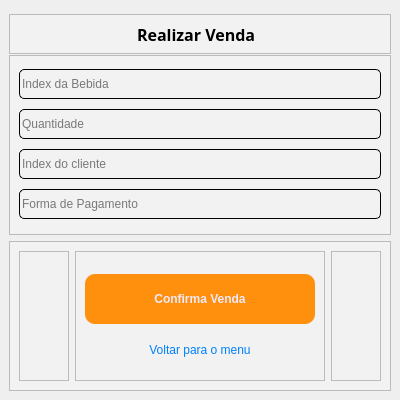
<?xml version="1.0" encoding="UTF-8"?>
<ui version="4.0">
 <class>MainWindow</class>
 <widget class="QMainWindow" name="MainWindow">
  <property name="geometry">
   <rect>
    <x>0</x>
    <y>0</y>
    <width>400</width>
    <height>400</height>
   </rect>
  </property>
  <property name="minimumSize">
   <size>
    <width>400</width>
    <height>400</height>
   </size>
  </property>
  <property name="maximumSize">
   <size>
    <width>400</width>
    <height>400</height>
   </size>
  </property>
  <property name="windowTitle">
   <string>MainWindow</string>
  </property>
  <widget class="QWidget" name="centralwidget">
   <layout class="QVBoxLayout" name="verticalLayout">
    <item>
     <widget class="QFrame" name="login_cabecalho">
      <property name="minimumSize">
       <size>
        <width>0</width>
        <height>40</height>
       </size>
      </property>
      <property name="maximumSize">
       <size>
        <width>16777215</width>
        <height>30</height>
       </size>
      </property>
      <property name="styleSheet">
       <string notr="true">background-color: rgb(242, 242, 243);</string>
      </property>
      <property name="frameShape">
       <enum>QFrame::StyledPanel</enum>
      </property>
      <property name="frameShadow">
       <enum>QFrame::Raised</enum>
      </property>
      <layout class="QHBoxLayout" name="horizontalLayout">
       <item>
        <widget class="QLabel" name="label">
         <property name="minimumSize">
          <size>
           <width>125</width>
           <height>0</height>
          </size>
         </property>
         <property name="maximumSize">
          <size>
           <width>100</width>
           <height>16777215</height>
          </size>
         </property>
         <property name="font">
          <font>
           <family>Noto Sans Georgian</family>
           <pointsize>12</pointsize>
           <weight>75</weight>
           <bold>true</bold>
          </font>
         </property>
         <property name="styleSheet">
          <string notr="true">QLabel{
text-align: center;
}</string>
         </property>
         <property name="text">
          <string>Realizar Venda</string>
         </property>
        </widget>
       </item>
      </layout>
     </widget>
    </item>
    <item>
     <widget class="QFrame" name="login_conteudo">
      <property name="maximumSize">
       <size>
        <width>16777215</width>
        <height>600</height>
       </size>
      </property>
      <property name="styleSheet">
       <string notr="true">background-color: rgb(242, 242, 243);</string>
      </property>
      <property name="frameShape">
       <enum>QFrame::StyledPanel</enum>
      </property>
      <property name="frameShadow">
       <enum>QFrame::Raised</enum>
      </property>
      <layout class="QVBoxLayout" name="verticalLayout_3">
       <item>
        <widget class="QLineEdit" name="lineEdit_2">
         <property name="minimumSize">
          <size>
           <width>0</width>
           <height>30</height>
          </size>
         </property>
         <property name="styleSheet">
          <string notr="true">border-width: 1px;
border-color: black;
border-style: solid;
display: inline-block;
border-radius: 5px;</string>
         </property>
         <property name="text">
          <string/>
         </property>
         <property name="placeholderText">
          <string>Index da Bebida</string>
         </property>
        </widget>
       </item>
       <item>
        <widget class="QLineEdit" name="lineEdit">
         <property name="minimumSize">
          <size>
           <width>0</width>
           <height>30</height>
          </size>
         </property>
         <property name="styleSheet">
          <string notr="true">border-width: 1px;
border-color: black;
border-style: solid;
display: inline-block;
border-radius: 5px;</string>
         </property>
         <property name="placeholderText">
          <string>Quantidade</string>
         </property>
        </widget>
       </item>
       <item>
        <widget class="QLineEdit" name="lineEdit_4">
         <property name="minimumSize">
          <size>
           <width>0</width>
           <height>30</height>
          </size>
         </property>
         <property name="styleSheet">
          <string notr="true">border-width: 1px;
border-color: black;
border-style: solid;
display: inline-block;
border-radius: 5px;</string>
         </property>
         <property name="placeholderText">
          <string>Index do cliente</string>
         </property>
        </widget>
       </item>
       <item>
        <widget class="QLineEdit" name="lineEdit_5">
         <property name="minimumSize">
          <size>
           <width>0</width>
           <height>30</height>
          </size>
         </property>
         <property name="styleSheet">
          <string notr="true">border-width: 1px;
border-color: black;
border-style: solid;
display: inline-block;
border-radius: 5px;</string>
         </property>
         <property name="placeholderText">
          <string>Forma de Pagamento</string>
         </property>
        </widget>
       </item>
      </layout>
     </widget>
    </item>
    <item>
     <widget class="QFrame" name="login_confirmacao">
      <property name="minimumSize">
       <size>
        <width>0</width>
        <height>105</height>
       </size>
      </property>
      <property name="maximumSize">
       <size>
        <width>16777215</width>
        <height>150</height>
       </size>
      </property>
      <property name="styleSheet">
       <string notr="true">background-color: rgb(242, 242, 243);</string>
      </property>
      <property name="frameShape">
       <enum>QFrame::StyledPanel</enum>
      </property>
      <property name="frameShadow">
       <enum>QFrame::Raised</enum>
      </property>
      <layout class="QHBoxLayout" name="horizontalLayout_3">
       <item>
        <widget class="QFrame" name="frame">
         <property name="frameShape">
          <enum>QFrame::StyledPanel</enum>
         </property>
         <property name="frameShadow">
          <enum>QFrame::Raised</enum>
         </property>
        </widget>
       </item>
       <item>
        <widget class="QFrame" name="frame_2">
         <property name="minimumSize">
          <size>
           <width>250</width>
           <height>0</height>
          </size>
         </property>
         <property name="maximumSize">
          <size>
           <width>230</width>
           <height>16777215</height>
          </size>
         </property>
         <property name="frameShape">
          <enum>QFrame::StyledPanel</enum>
         </property>
         <property name="frameShadow">
          <enum>QFrame::Raised</enum>
         </property>
         <layout class="QVBoxLayout" name="verticalLayout_2">
          <item>
           <widget class="QPushButton" name="pushButton_cadastro_cadastrar">
            <property name="minimumSize">
             <size>
              <width>230</width>
              <height>50</height>
             </size>
            </property>
            <property name="maximumSize">
             <size>
              <width>230</width>
              <height>16777215</height>
             </size>
            </property>
            <property name="font">
             <font>
              <weight>75</weight>
              <bold>true</bold>
             </font>
            </property>
            <property name="cursor">
             <cursorShape>PointingHandCursor</cursorShape>
            </property>
            <property name="styleSheet">
             <string notr="true">QPushButton{
	border-radius: 10px;
	border-image: url(:/Close_Image/cil-x.png);
	background-position: center;
		
	color: rgb(240, 233, 249);
	background-color: rgb(255, 144, 14);
	
}
QPushButton:hover{
	
	
	background-color: rgb(207, 110, 0);
	color: rgb(240, 233, 249);
}
QPushButton:pressed{
	background-color: rgb(35, 35, 35);
	color: rgb(200, 200, 200);
}

</string>
            </property>
            <property name="text">
             <string>Confirma Venda</string>
            </property>
           </widget>
          </item>
          <item>
           <widget class="QPushButton" name="pushButton_cadastro_entrar_login">
            <property name="maximumSize">
             <size>
              <width>300</width>
              <height>16777215</height>
             </size>
            </property>
            <property name="cursor">
             <cursorShape>PointingHandCursor</cursorShape>
            </property>
            <property name="styleSheet">
             <string notr="true">QPushButton{
	border-radius: 5px;
	border-image: url(:/Close_Image/cil-x.png);
	background-position: center;
	
	color: rgb(0,127,255);
}


</string>
            </property>
            <property name="text">
             <string>Voltar para o menu</string>
            </property>
           </widget>
          </item>
         </layout>
        </widget>
       </item>
       <item>
        <widget class="QFrame" name="frame_3">
         <property name="frameShape">
          <enum>QFrame::StyledPanel</enum>
         </property>
         <property name="frameShadow">
          <enum>QFrame::Raised</enum>
         </property>
        </widget>
       </item>
      </layout>
     </widget>
    </item>
   </layout>
  </widget>
 </widget>
 <resources/>
 <connections/>
</ui>
